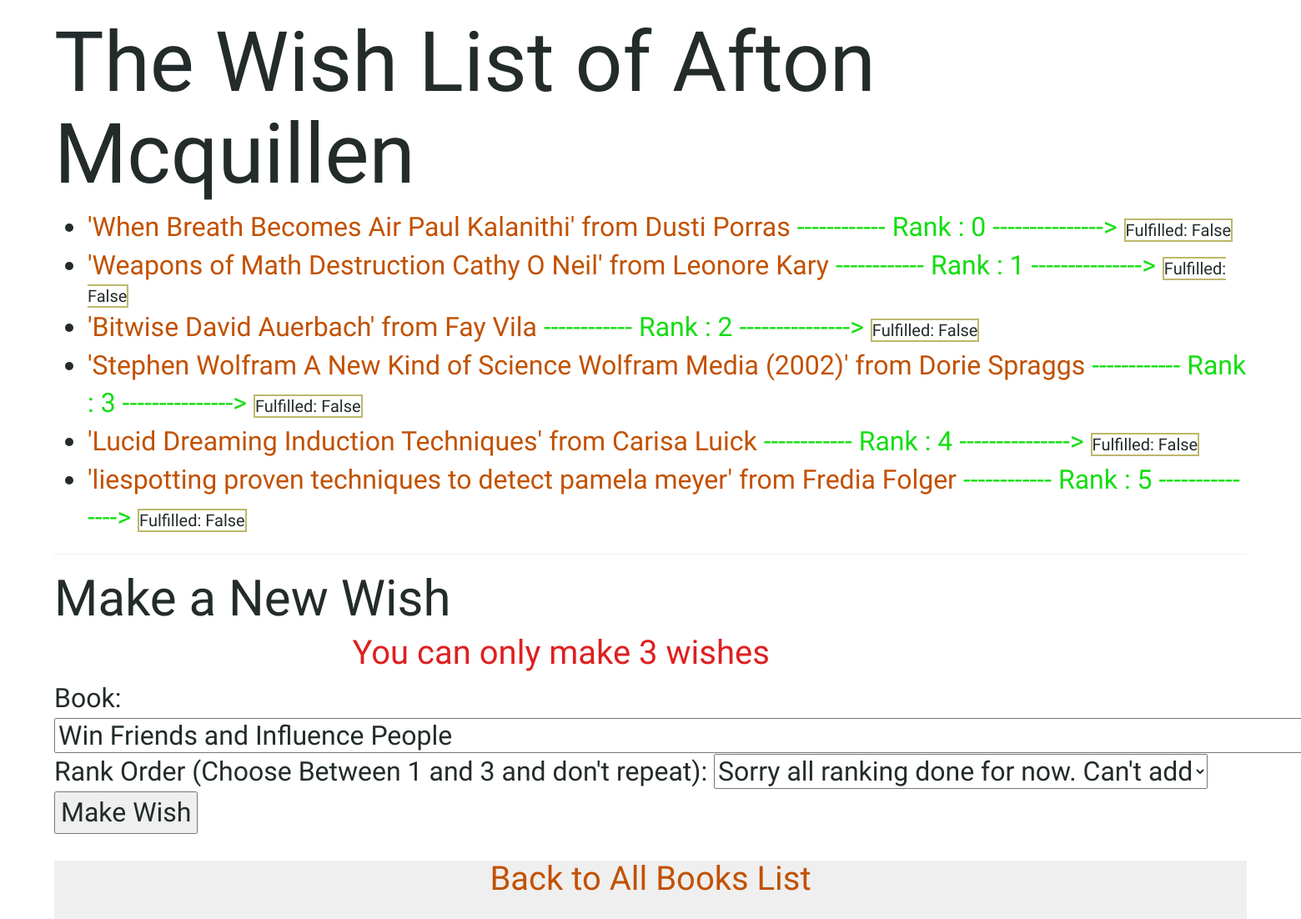
Page /person/832/yourwishes on the committed database.
### books/models.py (models this page shows, shortened)
class Person(models.Model):
    name = models.CharField(max_length=20, default="Mr Nobody")
    photo = models.FileField(null=True, blank=True)
    def __str__(self):
        return "{}".format(self.name)

class Wish(models.Model):
    book = models.ForeignKey(Book, on_delete=models.CASCADE, related_name="wishes")
    wisher = models.ForeignKey(Person, on_delete=models.CASCADE, related_name="wishes") ### The Person who is making the wish
    angel = models.ForeignKey(Person, on_delete=models.CASCADE, related_name='wishes_to_fulfill', null=True) ### The Person who fulfills the wish therefore, the ANGEL
    fulfilled = models.BooleanField(default=False)
    rank = models.IntegerField(default=1)  ### The Number One Book

class Book(models.Model):
    name = models.CharField(max_length=20, default="Invisible Book")
    summary = models.TextField(max_length=100, null=True)
    owner = models.ForeignKey(Person, on_delete=models.CASCADE, related_name="books", null=True)
    available = models.BooleanField(default=True)
    def __str__(self):
        return "{}".format(self.name)

### books/views.py (the view)
# urls.py: path('person/<int:person_id>/yourwishes', views.yourwishes, name='yourwishes'),
def yourwishes(request, person_id):
    try:
        person = Person.objects.get(pk=person_id)
        book_id_list = [book.id for book in person.books.all()]
        wish_book_id_list = [wish.book.id for wish in person.wishes.all()]
        wished_ranks = [wish.rank for wish in person.wishes.all()]
    except Person.DoesNotExist:
        raise Http404("Person does not exist.")
    context = {
        "person": person,
        "wishes": person.wishes.all(),
        "available_ranks": [ rank for rank in [1, 2, 3] if rank not in wished_ranks ],
        "newbooks": Book.objects.exclude(id__in = book_id_list).exclude(id__in = wish_book_id_list).all()
    }
    return render(request, "books/yourwishes.html", context)

### books/templates/books/yourwishes.html (shortened to what this page needs)
{% extends "books/base.html" %}
{% block body %}
	<h1>The Wish List of {{ person.name }} </h1>
    <ul>
        {% for wish in wishes %}
            <li>
                <span class="kingqueen">'{{ wish.book }}' from {{ wish.angel }} </span>
                <span class="wish"> ------------ Rank : {{ wish.rank }} ---------------> </span>
                {% if wish.fulfilled %}
                    --------------------------> <span class="fulfilled">  Fulfilled: {{ wish.fulfilled }} </span>
                {% else %}
                    <span class="notfulfilled">Fulfilled: {{ wish.fulfilled }} </span>
                {% endif %}
            </li>
        {% empty %}
            <li> No wishes made yet.</li>
        {% endfor %}
    </ul>
    <hr>
    <h2>Make a New Wish</h2>
	<h4 class="center error">You can only make 3 wishes</h4>
    <form action="{% url 'addwish' person.id %}" method="post">
		Book:
            <select name="book_id">
    			{% for nbook in newbooks %}
    				<option value="{{ nbook.id }}"> {{ nbook }} </option>
                {% empty %}
                    <option value="null" class="error"> Sorry there are no new books to wish upon.</option>
    			{% endfor %}
    		</select>
        Rank Order (Choose Between 1 and 3 and don't repeat):
			<select name="rank">
				{% for rank in available_ranks %}
    				<option value="{{ rank }}"> {{ rank }} </option>
                {% empty %}
                    <option value="null" class="error"> Sorry all ranking done for now. Can't add</option>
    			{% endfor %}
		<input type="submit" value="Make Wish">
	</form>
{% endblock %}

### books/static/css/main.css (style rules this page uses)
body { padding-left: 65px; padding-right: 65px; font-family: 'Sue Ellen Francisco', cursive; font-size: 32px; color: #232B2B; }
h1, h2, h3, h4 { font-family: 'Amatic SC', bold; }
h1 { font-size: 100px; }
h2 { font-size: 60px; }
h4 { font-size: 40px; }
.wish { color: #12DE10; font-family: 'Amatic SC', bold; }
.error { color: #DE2020; }
.kingqueen { color: #C25100; }
.center { display: block; margin-left: auto; margin-right: auto; width: 50%; }
.notfulfilled { border: 2px solid #BDB76B; font-size: 20px; }

### rows in the picture
Person: name "Afton Mcquillen"
Wish: book "When Breath Becomes Air Paul Kalanithi", angel "Dusti Porras", rank "0", fulfilled "False"
Wish: book "Weapons of Math Destruction Cathy O Neil", angel "Leonore Kary", rank "1", fulfilled "False"
Wish: book "Bitwise David Auerbach", angel "Fay Vila", rank "2", fulfilled "False"
Wish: book "Stephen Wolfram A New Kind of Science Wolfram Media (2002)", angel "Dorie Spraggs", rank "3", fulfilled "False"
Wish: book "Lucid Dreaming Induction Techniques", angel "Carisa Luick", rank "4", fulfilled "False"
Wish: book "liespotting proven techniques to detect pamela meyer", angel "Fredia Folger", rank "5", fulfilled "False"

### other values in the picture
form field book_id "Win Friends and Influence People"
